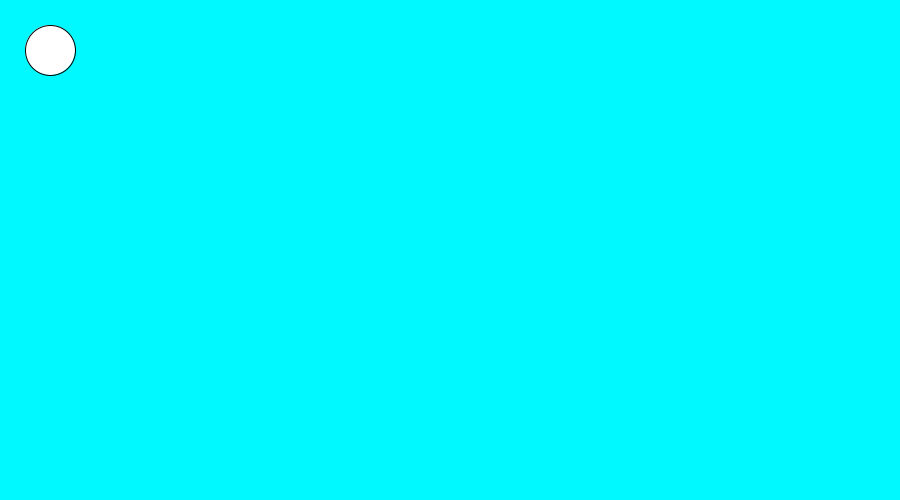
Frame 1 (no input)
Frame 60 (the mouse pressed at the canvas centre just before this capture): identical to frame 1, image omitted
Frame 120 (the mouse held since frame 60 and released just before this capture): identical to frame 1, image omitted

The Processing sketch that drew this single still picture (run headless with seeded random() and noise(); from frame 60 on, the mouse is pressed at the canvas centre):

// Processing sketch: slippery_dot
// ── slippery_dot.pde
/*** When you are done, this program will draw an ellipse 
     that jumps to new location each time you click on it.
***/
 
 // 1. Create three integer variables to represent the x, y, and the size of the ellipse
       int x = 50;
       int y = 50;
       int size = 50;
       
    void setup() {
      // 2. Set the size of your sketch
    size(900,500);
    }
    
    void draw() {
    
      // 3. Set the background color of your sketch
      background(#00F9FF);
      // 4. Draw an ellipse using the variables created at the top of the sketch for the location and size of your ellipse. 
      //    Make sure it fits in the window. Change the variables if it does not.
    ellipse(x,y,size,size);
    
    }
    
    /******** This method gets called automatically when you press the mouse ************/
    void mousePressed() {
      //5. Create an integer variable called distance
      int distance;
      distance = getDistanceFromMouse(x, y); 
      if (distance < size){
      x = (int) random(width);
      y = (int) random(height);}
      //6. The getDistanceFromMouse() method below returns a number.
      //   Set the value of your distance variable to the value returned by the getDistance method
      //   You will need to pass the x and y location of your ellipse to this method.
       
          
      //7.  Use an if statement to check if your distance variable is < the radius of the ellipse
      //    If it is, make a new x AND y for the ellipse, for a new random location on the window
      //    Hint: Use code like this      x = (int) random(width);
       
      
    }
    
    /********  This method gives you the number of pixels between the mouse and the x,y point ***********/
    int getDistanceFromMouse(int x, int y) {
      return (int)Math.sqrt(Math.pow((mouseX-x),2) + Math.pow((mouseY-y),2));
    }
